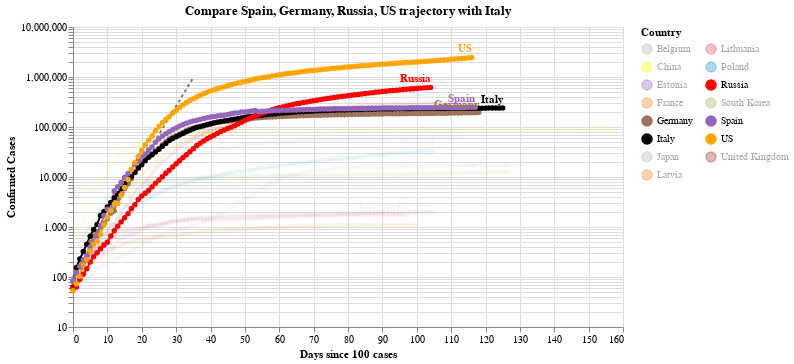

The cell this chart's notebook holds for it:
### Code cell
#hide_input
chart2 = make_since_chart(dff2, ['Spain', 'Germany','Russia', 'US'], baseline_countries)
chart2

### Figure 1 — Vega-Lite specification as saved in the notebook (floating-point values rounded to 4 significant figures; data arrays with more than 128 entries replaced by an {"elided": "..."} marker saying what was removed)
{"config": {"view": {"continuousWidth": 400, "continuousHeight": 300}}, "layer": [{"data": {"name": "data-628230001892d6798b50651be41d1b3e"}, "mark": {"type": "line", "color": "black", "opacity": 0.5, "strokeDash": [3, 3]}, "encoding": {"x": {"type": "quantitative", "field": "Days since 100 cases"}, "y": {"type": "quantitative", "field": "Confirmed Cases"}}}, {"data": {"name": "data-05b4256f97cb641188b97dad8a228816"}, "mark": {"type": "line", "point": true}, "encoding": {"color": {"type": "nominal", "field": "Country", "legend": {"columns": 2}, "scale": {"domain": ["Belgium", "China", "Estonia", "France", "Germany", "Italy", "Japan", "Latvia", "Lithuania", "Poland", "Russia", "South Korea", "Spain", "US", "United Kingdom"], "range": ["#C1B7AD", "yellow", "#9467bd", "#F58518", "#9D755D", "black", "#C1B7AD", "#F58518", "#E45756", "#2495D3", "red", "#A1BA59", "#9467bd", "orange", "brown"]}}, "opacity": {"condition": {"value": 1, "selection": "selector009"}, "value": 0.05}, "tooltip": [{"type": "nominal", "field": "Country"}, {"type": "temporal", "field": "Date"}, {"type": "quantitative", "field": "Confirmed Cases"}, {"type": "quantitative", "field": "Days since 100 cases"}], "x": {"type": "quantitative", "field": "Days since 100 cases"}, "y": {"type": "quantitative", "field": "Confirmed Cases", "scale": {"type": "log"}}}, "selection": {"selector009": {"type": "multi", "fields": ["Country"], "bind": "legend", "init": [{"Country": "Spain"}, {"Country": "Germany"}, {"Country": "Russia"}, {"Country": "US"}, {"Country": "Italy"}]}}, "width": 550}, {"data": {"name": "data-05b4256f97cb641188b97dad8a228816"}, "mark": {"type": "text", "align": "right", "dy": -8, "fontWeight": "bold"}, "encoding": {"color": {"type": "nominal", "field": "Country", "legend": {"columns": 2}, "scale": {"domain": ["Belgium", "China", "Estonia", "France", "Germany", "Italy", "Japan", "Latvia", "Lithuania", "Poland", "Russia", "South Korea", "Spain", "US", "United Kingdom"], "range": ["#C1B7AD", "yellow", "#9467bd", "#F58518", "#9D755D", "black", "#C1B7AD", "#F58518", "#E45756", "#2495D3", "red", "#A1BA59", "#9467bd", "orange", "brown"]}}, "opacity": {"condition": {"value": 1, "selection": "selector009"}, "value": 0.05}, "text": {"type": "nominal", "field": "Country"}, "tooltip": [{"type": "nominal", "field": "Country"}, {"type": "temporal", "field": "Date"}, {"type": "quantitative", "field": "Confirmed Cases"}, {"type": "quantitative", "field": "Days since 100 cases"}], "x": {"type": "quantitative", "field": "Days since 100 cases"}, "y": {"type": "quantitative", "field": "Confirmed Cases", "scale": {"type": "log"}}}, "transform": [{"filter": "(datum['Date'] >= 1593129600000)"}], "width": 550}], "title": "Compare Spain, Germany, Russia, US trajectory with Italy", "$schema": "https://vega.github.io/schema/vega-lite/v4.0.2.json", "datasets": {"data-628230001892d6798b50651be41d1b3e": [{"Days since 100 cases": 0, "Confirmed Cases": 100.0}, {"Days since 100 cases": 1, "Confirmed Cases": 130.0}, {"Days since 100 cases": 2, "Confirmed Cases": 169.0}, {"Days since 100 cases": 3, "Confirmed Cases": 219.7}, {"Days since 100 cases": 4, "Confirmed Cases": 285.6}, {"Days since 100 cases": 5, "Confirmed Cases": 371.3}, {"Days since 100 cases": 6, "Confirmed Cases": 482.7}, {"Days since 100 cases": 7, "Confirmed Cases": 627.5}, {"Days since 100 cases": 8, "Confirmed Cases": 815.7}, {"Days since 100 cases": 9, "Confirmed Cases": 1060.0}, {"Days since 100 cases": 10, "Confirmed Cases": 1379.0}, {"Days since 100 cases": 11, "Confirmed Cases": 1792.0}, {"Days since 100 cases": 12, "Confirmed Cases": 2330.0}, {"Days since 100 cases": 13, "Confirmed Cases": 3029.0}, {"Days since 100 cases": 14, "Confirmed Cases": 3937.0}, {"Days since 100 cases": 15, "Confirmed Cases": 5119.0}, {"Days since 100 cases": 16, "Confirmed Cases": 6654.0}, {"Days since 100 cases": 17, "Confirmed Cases": 8650.0}, {"Days since 100 cases": 18, "Confirmed Cases": 11250.0}, {"Days since 100 cases": 19, "Confirmed Cases": 14620.0}, {"Days since 100 cases": 20, "Confirmed Cases": 19000.0}, {"Days since 100 cases": 21, "Confirmed Cases": 24710.0}, {"Days since 100 cases": 22, "Confirmed Cases": 32120.0}, {"Days since 100 cases": 23, "Confirmed Cases": 41750.0}, {"Days since 100 cases": 24, "Confirmed Cases": 54280.0}, {"Days since 100 cases": 25, "Confirmed Cases": 70560.0}, {"Days since 100 cases": 26, "Confirmed Cases": 91730.0}, {"Days since 100 cases": 27, "Confirmed Cases": 119300.0}, {"Days since 100 cases": 28, "Confirmed Cases": 155000.0}, {"Days since 100 cases": 29, "Confirmed Cases": 201500.0}, {"Days since 100 cases": 30, "Confirmed Cases": 262000.0}, {"Days since 100 cases": 31, "Confirmed Cases": 340600.0}, {"Days since 100 cases": 32, "Confirmed Cases": 442800.0}, {"Days since 100 cases": 33, "Confirmed Cases": 575600.0}, {"Days since 100 cases": 34, "Confirmed Cases": 748300.0}, {"Days since 100 cases": 35, "Confirmed Cases": 972800.0}], "data-05b4256f97cb641188b97dad8a228816": {"elided": "1763 records"}}}
